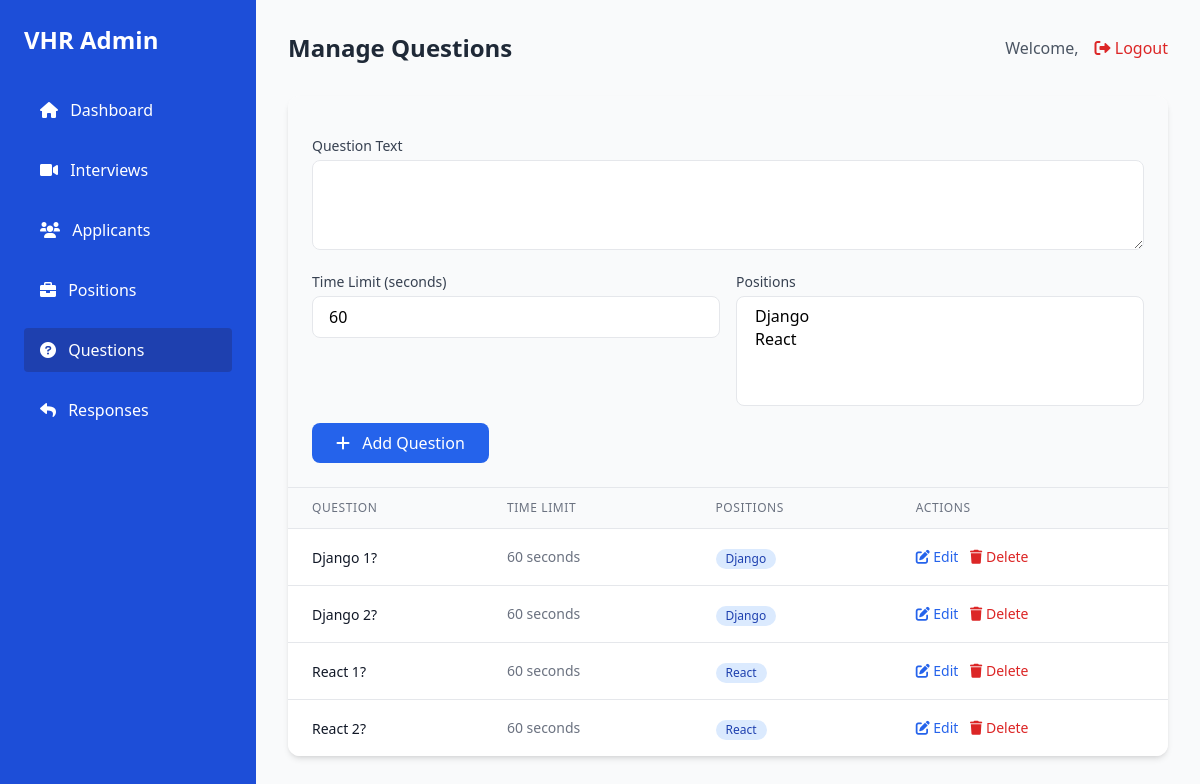
The app's page /questions/, older data.
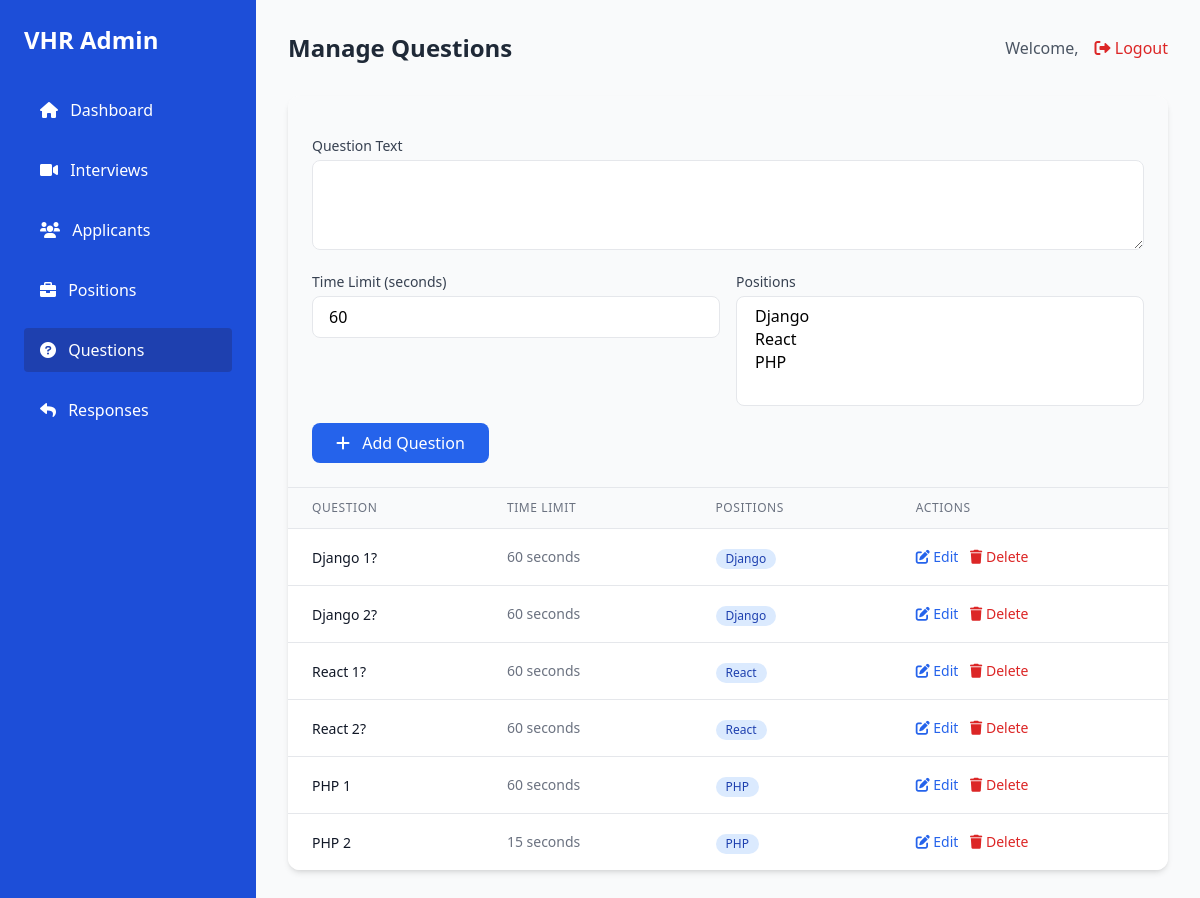
The same page, newer data.
### interviews/models.py (models this page shows, shortened)
class Question(models.Model):
    text = models.TextField()
    positions = models.ManyToManyField(Position, related_name="questions")
    time_limit = models.IntegerField(default=60)  # Time limit in seconds

class Position(models.Model):
    name = models.CharField(max_length=255, unique=True)

### interviews/views.py (the view)
# urls.py: path('questions/', manage_questions, name='manage_questions'),
def manage_questions(request):
    questions = Question.objects.all().prefetch_related('positions')
    positions = Position.objects.all()
    return render(request, 'admin/manage_questions.html', {
        'questions': questions,
        'positions': positions
    })

### interviews/templates/admin/manage_questions.html (shortened to what the changed rows need)
{% extends "admin/base_admin.html" %}
{% block page_title %}Manage Questions{% endblock %}
{% block admin_content %}
<div class="bg-white rounded-xl shadow-md overflow-hidden">
    <div class="p-6 bg-gray-50 border-b">
        <form method="POST" action="{% url 'add_question' %}" class="space-y-4">
            <div class="grid grid-cols-2 gap-4">
                <div>
                    <label class="block text-sm font-medium text-gray-700 mb-1">Positions</label>
                    <select name="positions" multiple required
                            class="w-full px-4 py-2 border rounded-lg focus:ring-2 focus:ring-blue-500 focus:border-blue-500">
                        {% for position in positions %}
                            <option value="{{ position.id }}">{{ position.name }}</option>
                        {% endfor %}
                    </select>
                </div>
            </div>
        </form>
    </div>
    <div class="overflow-x-auto">
        <table class="min-w-full divide-y divide-gray-200">
            <thead class="bg-gray-50">
                <tr>
                    <th class="px-6 py-3 text-left text-xs font-medium text-gray-500 uppercase tracking-wider">Question</th>
                    <th class="px-6 py-3 text-left text-xs font-medium text-gray-500 uppercase tracking-wider">Time Limit</th>
                    <th class="px-6 py-3 text-left text-xs font-medium text-gray-500 uppercase tracking-wider">Positions</th>
                    <th class="px-6 py-3 text-left text-xs font-medium text-gray-500 uppercase tracking-wider">Actions</th>
                </tr>
            </thead>
            <tbody class="bg-white divide-y divide-gray-200">
                {% for question in questions %}
                <tr class="hover:bg-gray-50 transition">
                    <td class="px-6 py-4">
                        <span class="text-sm text-gray-900">{{ question.text }}</span>
                    </td>
                    <td class="px-6 py-4 whitespace-nowrap text-sm text-gray-500">
                        {{ question.time_limit }} seconds
                    </td>
                    <td class="px-6 py-4 whitespace-nowrap">
                        {% for position in question.positions.all %}
                            <span class="inline-flex items-center px-2.5 py-0.5 rounded-full text-xs font-medium bg-blue-100 text-blue-800 mr-1">
                                {{ position.name }}
                            </span>
                        {% endfor %}
                    </td>
                    <td class="px-6 py-4 whitespace-nowrap text-sm font-medium space-x-2">
                        <button onclick="editQuestion({{ question.id }})"
                                class="text-blue-600 hover:text-blue-900">
                            <i class="fas fa-edit"></i> Edit
                        </button>
                        <button onclick="deleteQuestion({{ question.id }})"
                                class="text-red-600 hover:text-red-900">
                            <i class="fas fa-trash"></i> Delete
                        </button>
                    </td>
                </tr>
                {% empty %}
                <tr>
                    <td colspan="4" class="px-6 py-4 text-center text-gray-500">
                        No questions available. Add your first question above.
                    </td>
                </tr>
                {% endfor %}
            </tbody>
        </table>
    </div>
</div>
{% endblock %}

Row changes from the older to the newer data that the page shows:
added Question: text "PHP 1", time_limit "60"
added Position: {{ position.id }} 3 (drawn), name "PHP"
added Question: text "PHP 2", time_limit "15"
Text that changed along with them:
form field positions: "Django / React" → "Django / React / PHP"
